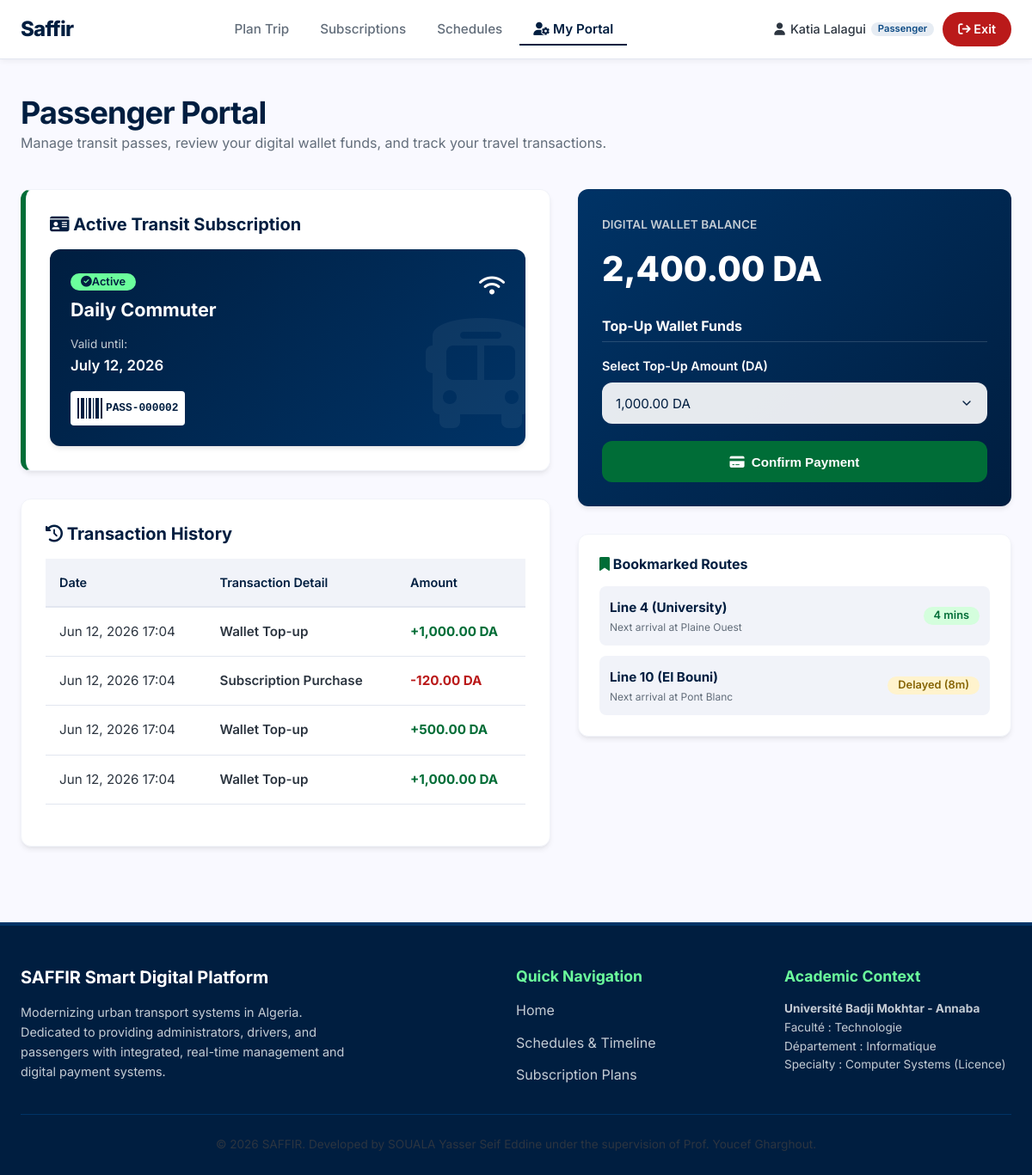
The page /saffir_interactive_dashboard.php (signed in) on the database as committed earlier.
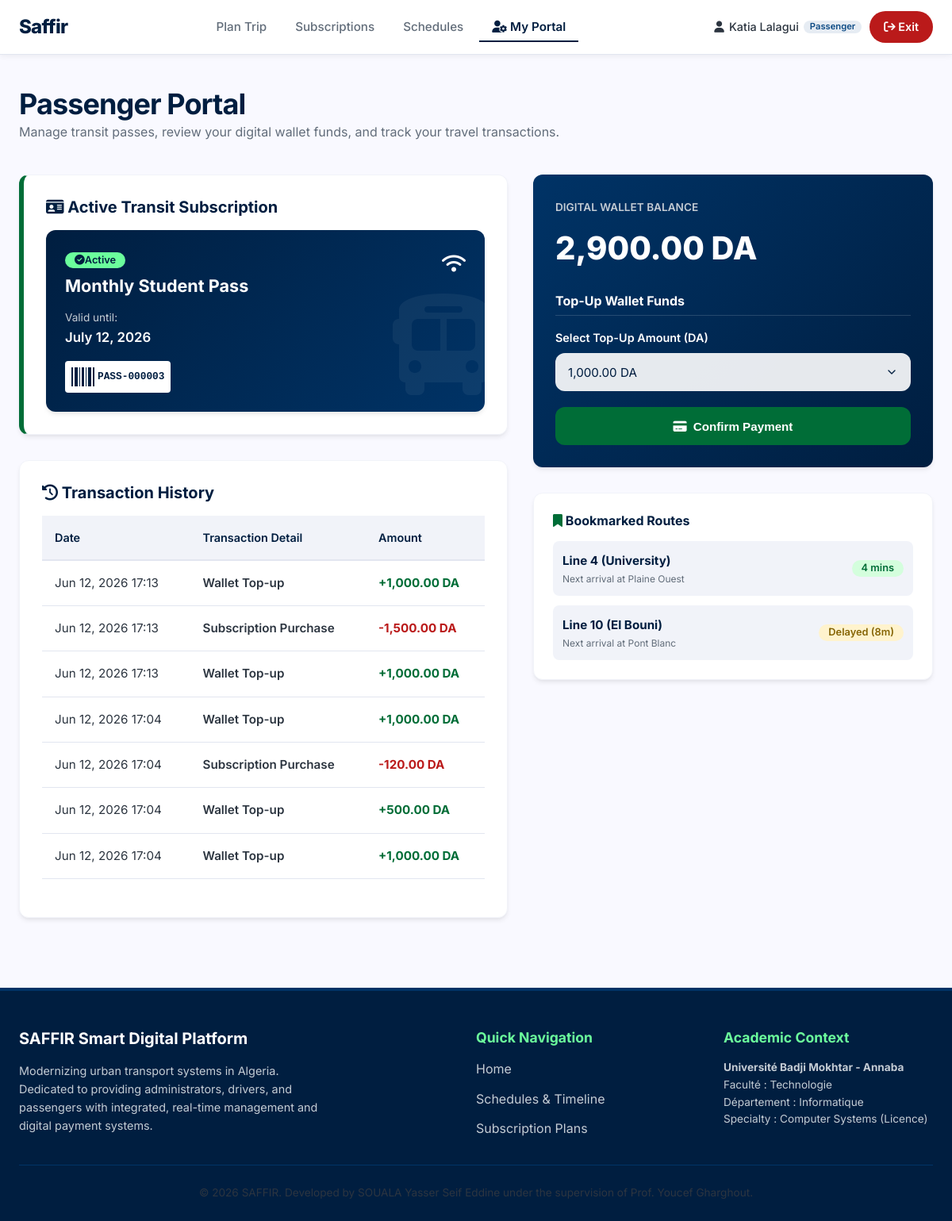
The same page on the database as committed later.
### tables this page shows
CREATE TABLE users (
            id INTEGER PRIMARY KEY AUTOINCREMENT,
            role TEXT NOT NULL CHECK(role IN ('admin', 'driver', 'passenger')),
            email TEXT UNIQUE NOT NULL,
            name TEXT NOT NULL,
            password_hash TEXT NOT NULL,
            wallet_balance REAL DEFAULT 0.0
        );

CREATE TABLE subscriptions (
            id INTEGER PRIMARY KEY AUTOINCREMENT,
            passenger_id INTEGER NOT NULL,
            type TEXT NOT NULL,
            valid_until TEXT NOT NULL,
            status TEXT NOT NULL CHECK(status IN ('Active', 'Expired', 'Cancelled')),
            FOREIGN KEY(passenger_id) REFERENCES users(id) ON DELETE CASCADE
        );

CREATE TABLE transactions (
            id INTEGER PRIMARY KEY AUTOINCREMENT,
            passenger_id INTEGER NOT NULL,
            amount REAL NOT NULL,
            date TEXT NOT NULL,
            type TEXT NOT NULL CHECK(type IN ('Wallet Top-up', 'Subscription Purchase', 'Ticket Fare')),
            FOREIGN KEY(passenger_id) REFERENCES users(id) ON DELETE CASCADE
        );

### auth.php (called while the page is built, shortened)
<?php
require_once __DIR__ . '/db.php';
function isLoggedIn() {
    return isset($_SESSION['user_id']);
}
function getCurrentUser() {
    global $db;
    try {
        $stmt = $db->prepare("SELECT id, role, email, name, wallet_balance FROM users WHERE id = :id");
        $stmt->execute(['id' => $_SESSION['user_id']]);
        return $stmt->fetch();
    } catch (PDOException $e) {
        return null;
    }
}

### saffir_interactive_dashboard.php (the view, shortened to what this page needs)
<?php
require_once __DIR__ . '/auth.php';
require_once __DIR__ . '/header.php';
$user = getCurrentUser();
$activeSub = null;
try {
    $stmt = $db->prepare("SELECT * FROM subscriptions WHERE passenger_id = ? AND status = 'Active' LIMIT 1");
    $stmt->execute([$user['id']]);
    $activeSub = $stmt->fetch();
} catch (PDOException $e) {}
$txList = [];
try {
    $stmt = $db->prepare("SELECT * FROM transactions WHERE passenger_id = ? ORDER BY id DESC");
    $stmt->execute([$user['id']]);
    $txList = $stmt->fetchAll();
} catch (PDOException $e) {}
?>
<div class="container animate-slide-in">
    <div style="margin-bottom: 40px;">
        <h1>Passenger Portal</h1>
        <p style="color: var(--grey-600);">Manage transit passes, review your digital wallet funds, and track your travel transactions.</p>
    </div>
    <div style="display: grid; grid-template-columns: 1.1fr 0.9fr; gap: 32px; align-items: start; margin-bottom: 48px;">
        <div style="display: flex; flex-direction: column; gap: 32px;">
            <div class="card" style="padding: 28px; border-left: 6px solid var(--secondary);">
                <h3 style="color: var(--primary); margin-bottom: 16px;"><i class="fa-solid fa-id-card"></i> Active Transit Subscription</h3>
                <?php if ($activeSub): ?>
                    <div style="background: linear-gradient(135deg, var(--primary), var(--primary-container)); color: var(--white); border-radius: var(--border-radius-md); padding: 24px; position: relative; overflow: hidden; box-shadow: var(--shadow-md);">
                        <div style="position: absolute; right: -20px; bottom: -20px; font-size: 8rem; opacity: 0.05; color: var(--white);">
                            <i class="fa-solid fa-bus"></i>
                        </div>
                        <div style="display: flex; justify-content: space-between; align-items: start; margin-bottom: 16px;">
                            <div>
                                <span class="badge badge-success" style="background-color: var(--secondary-container); color: var(--primary);"><i class="fa-solid fa-circle-check"></i> Active</span>
                                <h4 style="color: var(--white); font-size: 1.35rem; margin-top: 8px;"><?php echo htmlspecialchars($activeSub['type']); ?></h4>
                            </div>
                            <div style="font-size: 1.5rem;"><i class="fa-solid fa-wifi"></i></div>
                        </div>
                        <div style="font-size: 0.85rem; color: var(--grey-300);">Valid until:</div>
                        <div style="font-weight: 600; font-size: 1.05rem; margin-bottom: 16px;"><?php echo date('F d, Y', strtotime($activeSub['valid_until'])); ?></div>
                        <div style="background-color: var(--white); padding: 8px; border-radius: 4px; display: inline-flex; align-items: center; gap: 4px;">
                            <div style="display: flex; gap: 2px;">
                                <span style="display:inline-block; width:2px; height:24px; background:var(--primary);"></span>
                                <span style="display:inline-block; width:4px; height:24px; background:var(--primary);"></span>
                                <span style="display:inline-block; width:3px; height:24px; background:var(--primary);"></span>
                                <span style="display:inline-block; width:4px; height:24px; background:var(--primary);"></span>
                                <span style="display:inline-block; width:2px; height:24px; background:var(--primary);"></span>
                            </div>
                            <span style="font-family: monospace; font-size: 0.8rem; font-weight: 700; color: var(--primary);">PASS-<?php echo str_pad($activeSub['id'], 6, '0', STR_PAD_LEFT); ?></span>
                        </div>
                    </div>
                <?php endif; ?>
            </div>
            <div class="card" style="padding: 28px;">
                <h3 style="color: var(--primary); margin-bottom: 16px;"><i class="fa-solid fa-clock-rotate-left"></i> Transaction History</h3>
                <div class="table-responsive">
                    <table>
                        <thead>
                            <tr>
                                <th>Date</th>
                                <th>Transaction Detail</th>
                                <th>Amount</th>
                            </tr>
                        </thead>
                        <tbody>
                            <?php if (empty($txList)): ?>
                                <tr>
                                    <td colspan="3" style="text-align: center; padding: 24px; color: var(--grey-600);">No transactions logged yet.</td>
                                </tr>
                            <?php else: ?>
                                <?php foreach ($txList as $tx):
                                    $isNeg = $tx['amount'] < 0;
                                    $amtColor = $isNeg ? 'var(--error)' : 'var(--secondary)';
                                    $prefix = $isNeg ? '-' : '+';
                                ?>
                                    <tr>
                                        <td><?php echo date('M d, Y H:i', strtotime($tx['date'])); ?></td>
                                        <td style="font-weight: 600;"><?php echo htmlspecialchars($tx['type']); ?></td>
                                        <td style="font-weight: 700; color: <?php echo $amtColor; ?>;">
                                            <?php echo $prefix; ?><?php echo number_format(abs($tx['amount']), 2); ?> DA
                                        </td>
                                    </tr>
                                <?php endforeach; ?>
                            <?php endif; ?>
                        </tbody>
                    </table>
                </div>
            </div>
        </div>
        <div style="display: flex; flex-direction: column; gap: 32px;">
            <div class="card" style="padding: 28px; background: linear-gradient(135deg, var(--primary-container), var(--primary)); color: var(--white); border: none;">
                <span style="font-size: 0.85rem; color: var(--grey-300); font-weight: 600; text-transform: uppercase;">Digital Wallet Balance</span>
                <div style="font-size: 2.5rem; font-weight: 800; color: var(--white); margin: 8px 0 24px 0;">
                    <?php echo number_format($user['wallet_balance'], 2); ?> DA
                </div>
                <h4 style="color: var(--white); margin-bottom: 16px; border-bottom: 1px solid rgba(255,255,255,0.15); padding-bottom: 8px;">Top-Up Wallet Funds</h4>
                <form method="POST" action="saffir_interactive_dashboard.php">
                    <div class="form-group">
                        <label class="form-label" for="amount" style="color: var(--white);">Select Top-Up Amount (DA)</label>
                        <select class="form-control" name="amount" id="amount" style="background-color: rgba(255,255,255,0.9); border: none; color: var(--primary);" required>
                            <option value="1000" selected>1,000.00 DA</option>
                        </select>
                    </div>
                    <button type="submit" name="action_topup" class="btn btn-secondary" style="width: 100%; border-radius: var(--border-radius-md);">
                        <i class="fa-solid fa-credit-card"></i> Confirm Payment
                    </button>
                </form>
            </div>
            <div class="card" style="padding: 24px;">
                <h4 style="color: var(--primary); margin-bottom: 16px;"><i class="fa-solid fa-bookmark" style="color: var(--secondary);"></i> Bookmarked Routes</h4>
                <div style="display: flex; flex-direction: column; gap: 12px;">
                    <div style="display: flex; justify-content: space-between; align-items: center; background-color: var(--grey-100); padding: 12px; border-radius: 8px;">
                        <div>
                            <span style="font-weight: 700; font-size: 0.95rem; color: var(--primary);">Line 4 (University)</span>
                            <div style="font-size: 0.75rem; color: var(--grey-600);">Next arrival at Plaine Ouest</div>
                        </div>
                        <span class="badge badge-success">4 mins</span>
                    </div>
                    <div style="display: flex; justify-content: space-between; align-items: center; background-color: var(--grey-100); padding: 12px; border-radius: 8px;">
                        <div>
                            <span style="font-weight: 700; font-size: 0.95rem; color: var(--primary);">Line 10 (El Bouni)</span>
                            <div style="font-size: 0.75rem; color: var(--grey-600);">Next arrival at Pont Blanc</div>
                        </div>
                        <span class="badge badge-warning">Delayed (8m)</span>
                    </div>
                </div>
            </div>
        </div>
    </div>
</div>
<?php require_once __DIR__ . '/footer.php'; ?>

### header.php (shortened to what this page needs)
<?php
require_once __DIR__ . '/auth.php';
$user = getCurrentUser();
$currentPage = basename($_SERVER['PHP_SELF']);
?>
<!DOCTYPE html>
<html lang="en">
<head>
    <link rel="stylesheet" href="style.css">
    <link rel="stylesheet" href="https://cdnjs.cloudflare.com/ajax/libs/font-awesome/6.4.0/css/all.min.css">
</head>
<body>
<header>
    <div class="container header-nav">
        <a href="saffir_home_animated.php" class="logo">Saffir</a>
        <nav>
            <ul class="nav-links">
                <li class="<?php echo $currentPage === 'saffir_home_animated.php' ? 'active' : ''; ?>">
                    <a href="saffir_home_animated.php">Plan Trip</a>
                </li>
                <li class="<?php echo $currentPage === 'metroflow_subscriptions_offers.php' ? 'active' : ''; ?>">
                    <a href="metroflow_subscriptions_offers.php">Subscriptions</a>
                </li>
                <li class="<?php echo $currentPage === 'saffir_schedules.php' ? 'active' : ''; ?>">
                    <a href="saffir_schedules.php">Schedules</a>
                </li>
                <?php if ($user): ?>
                    <?php if ($user['role'] === 'admin'): ?>
                        <li class="<?php echo $currentPage === 'saffir_admin_dashboard.php' ? 'active' : ''; ?>">
                            <a href="saffir_admin_dashboard.php"><i class="fa-solid fa-gauge-high"></i> Admin</a>
                        </li>
                    <?php elseif ($user['role'] === 'driver'): ?>
                        <li class="<?php echo $currentPage === 'saffir_driver_home.php' ? 'active' : ''; ?>">
                            <a href="saffir_driver_home.php"><i class="fa-solid fa-road"></i> My Shift</a>
                        </li>
                    <?php elseif ($user['role'] === 'passenger'): ?>
                        <li class="<?php echo $currentPage === 'saffir_interactive_dashboard.php' ? 'active' : ''; ?>">
                            <a href="saffir_interactive_dashboard.php"><i class="fa-solid fa-user-gear"></i> My Portal</a>
                        </li>
                    <?php endif; ?>
                <?php endif; ?>
            </ul>
        </nav>
        <div class="nav-auth">
            <?php if ($user): ?>
                <span class="nav-user">
                    <i class="fa-solid fa-user"></i>
                    <?php echo htmlspecialchars($user['name']); ?>
                    <span class="badge badge-info" style="font-size: 0.7rem; padding: 2px 8px;"><?php echo ucfirst($user['role']); ?></span>
                </span>
                <a href="metroflow_join_us.php?action=logout" class="btn-nav-logout">
                    <i class="fa-solid fa-arrow-right-from-bracket"></i> Exit
                </a>
            <?php else: ?>
                <a href="metroflow_join_us.php" class="btn-nav-login">Login</a>
                <a href="metroflow_join_us.php" class="btn-nav-signup">Sign Up</a>
            <?php endif; ?>
        </div>
    </div>
</header>
<main style="flex: 1; padding: 40px 0;">

### footer.php
</main>
<footer>
    <div class="container">
        <div class="footer-grid">
            <div class="footer-brand">
                <h3>SAFFIR Smart Digital Platform</h3>
                <p style="color: var(--grey-300); font-size: 0.9rem; max-width: 400px; margin-top: 8px;">
                    Modernizing urban transport systems in Algeria. Dedicated to providing administrators, drivers, and passengers with integrated, real-time management and digital payment systems.
                </p>
            </div>
            <div class="footer-links">
                <h4>Quick Navigation</h4>
                <ul>
                    <li><a href="saffir_home_animated.php">Home</a></li>
                    <li><a href="saffir_schedules.php">Schedules & Timeline</a></li>
                    <li><a href="metroflow_subscriptions_offers.php">Subscription Plans</a></li>
                </ul>
            </div>
            <div class="footer-links">
                <h4>Academic Context</h4>
                <p style="font-size: 0.85rem; color: var(--grey-300);">
                    <strong>Université Badji Mokhtar - Annaba</strong><br>
                    Faculté : Technologie<br>
                    Département : Informatique<br>
                    Specialty : Computer Systems (Licence)
                </p>
            </div>
        </div>
        <div class="footer-bottom">
            <p>&copy; <?php echo date('Y'); ?> SAFFIR. Developed by SOUALA Yasser Seif Eddine under the supervision of Prof. Youcef Gharghout.</p>
        </div>
    </div>
</footer>
</body>
</html>

Rows that differ between the two databases and show on the page:
no longer on this page (row edited): subscriptions: type "Daily Commuter", valid_until "July 12, 2026", id "000002"
changed users "Katia Lalagui": wallet_balance "2,400.00" → "2,900.00"
added subscriptions: type "Monthly Student Pass", valid_until "July 12, 2026", id "000003"
added transactions: date "Jun 12, 2026 17:13", type "Wallet Top-up", amount "+", amount "1,000.00"
added transactions: date "Jun 12, 2026 17:13", type "Subscription Purchase", amount "-", amount "1,500.00"
added transactions: date "Jun 12, 2026 17:13", type "Wallet Top-up", amount "+", amount "1,000.00"
